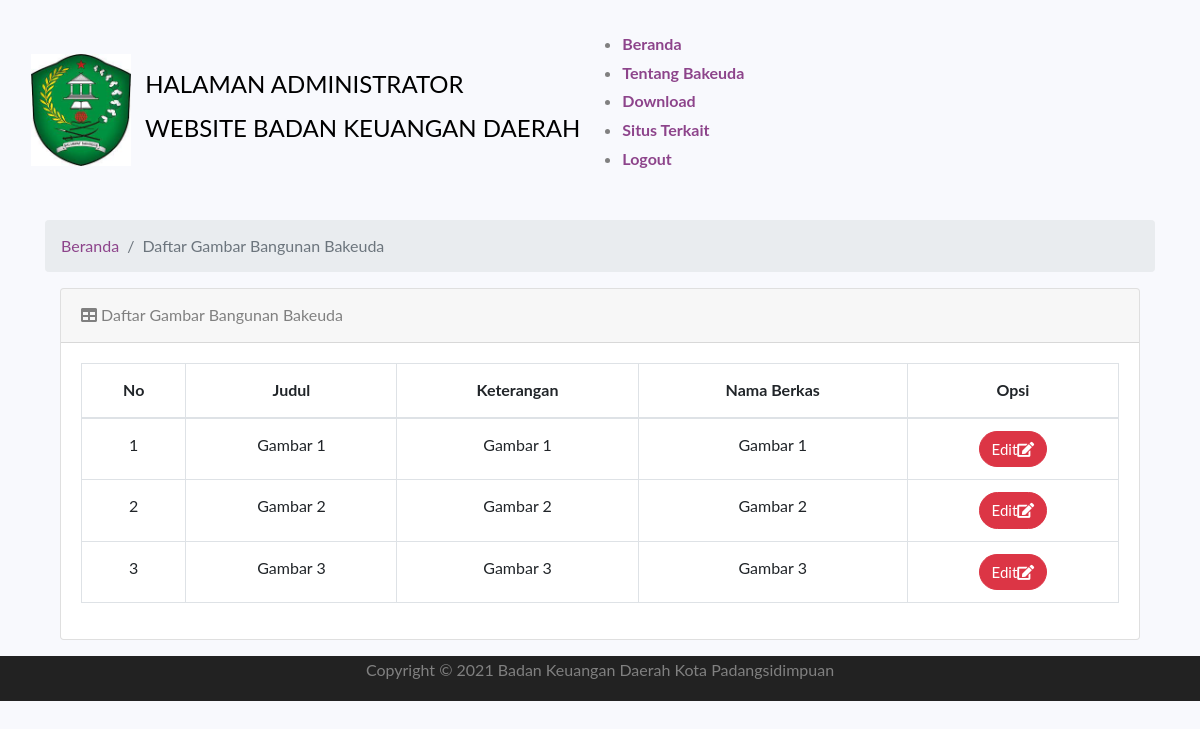
/index.php/administrator/bangunanbakeuda, run on an earlier commit of the app's database.
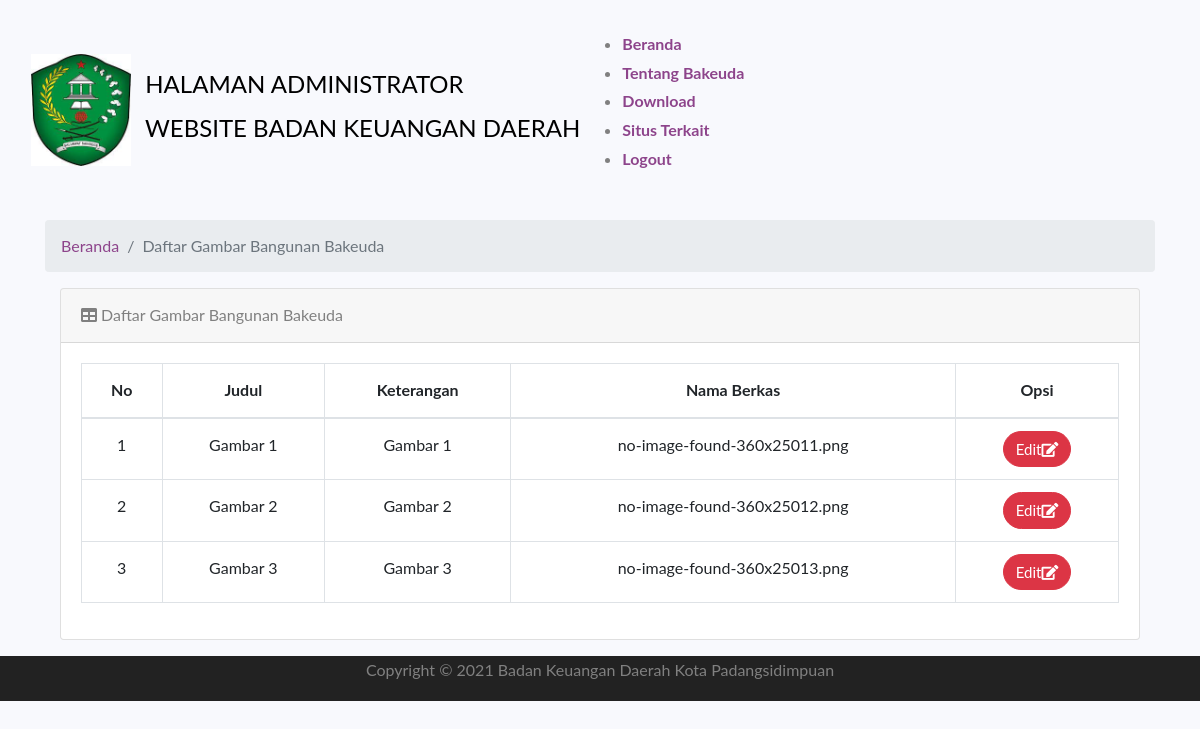
And on a later commit of the database.
### tables this page shows
CREATE TABLE `tbl_bangunanbakeuda` (
  `id_bangunanbakeuda` int(11) NOT NULL,
  `judul` varchar(128) NOT NULL,
  `keterangan` varchar(128) NOT NULL,
  `nama_berkas` varchar(128) NOT NULL
);

### application/controllers/Administrator.php (called while the page is built, shortened)
<?php
class Administrator extends CI_Controller {
	public function __construct()
	{
		$this->load->helper('url');
		$this->load->helper('form');
		$this->load->library('form_validation');
		$this->load->model('model_login');
		$this->load->model('model_download');
		$this->load->model('model_bangunanbakeuda');
		$this->load->model('model_profil');
		$this->load->model('model_galeri');
		$this->load->model('model_slidegambarutama');
		$this->load->model('model_tentangbakeuda');
		$this->load->model('model_video');
		$this->load->model('model_berita');
		$this->load->library('session');
	}
	public function bangunanbakeuda()
	{
        $data['content'] = $this->model_bangunanbakeuda->Tampilbangunanbakeuda();
		$this->load->view('administrator/bangunanbakeuda',$data);
	}
}

### index.php (called while the page is built, shortened)
<?php
require_once BASEPATH.'core/CodeIgniter.php';

### application/models/Model_bangunanbakeuda.php (called while the page is built, shortened)
<?php if ( ! defined('BASEPATH')) exit('No direct script access allowed');
class Model_bangunanbakeuda extends CI_Model {
	function Tampilbangunanbakeuda()
    {
		$this->db->order_by('id_bangunanbakeuda');
        return $this->db->from('tbl_bangunanbakeuda')
			->get();
    }
}

### application/views/administrator/bangunanbakeuda.php (the view, shortened to what this page needs)
<BR>
    <section id_bangunanbakeuda="services" class="services">
      <div class="container">
      <ol class="breadcrumb" >
        <li class="breadcrumb-item">
          <a href="<?php echo base_url('administrator/home')?>">Beranda</a>
        </li>
        <li class="breadcrumb-item active">Daftar Gambar Bangunan Bakeuda</li>
      </ol>
      <div class="container">
  <div class="card mb-3">
        <div class="card-header">
          <i class="fa fa-table"></i> Daftar Gambar Bangunan Bakeuda</div>
        <div class="card-body">
          <div class="table-responsive">
          <table class="table table-bordered" id="example" width="100%" cellspacing="0">
              <thead>
                <tr class="text-center">
                  <th>No</th>
                  <th>Judul</th>
                  <th>Keterangan</th>
                  <th>Nama Berkas</th>
                  <th>Opsi</th>
                </tr>
              </thead>
            <tbody  class="text-center">
                <tr>
                <?php
                  $i = 1;
                  foreach ($content->result() as $data) : ?>
                  <td><?= $i ?></td>
                  <td align="center"><?= $data->judul ?></td>
                  <td align="center"><?= $data->keterangan ?></td>
                  <td align="center"><?= $data->nama_berkas ?></td>
                  <td>
                  <a href="<?php echo base_url()?>administrator/bangunanbakeudaedit/<?php echo $data->id_bangunanbakeuda; ?>" class="btn btn-danger">Edit<i class="fa fa-edit"></i></a>
                  </td>
                </tr>
                    <?php
                      $i++;
                    endforeach;
                  ?>
              </tbody>
            </table>
          </div>
        </div>
      </div>
    </div>
  </div>

What changed in the data, as far as the page shows it:
changed tbl_bangunanbakeuda "Gambar 1": nama_berkas "Gambar 1" → "no-image-found-360x25011.png"
changed tbl_bangunanbakeuda "Gambar 2": nama_berkas "Gambar 2" → "no-image-found-360x25012.png"
changed tbl_bangunanbakeuda "Gambar 3": nama_berkas "Gambar 3" → "no-image-found-360x25013.png"
